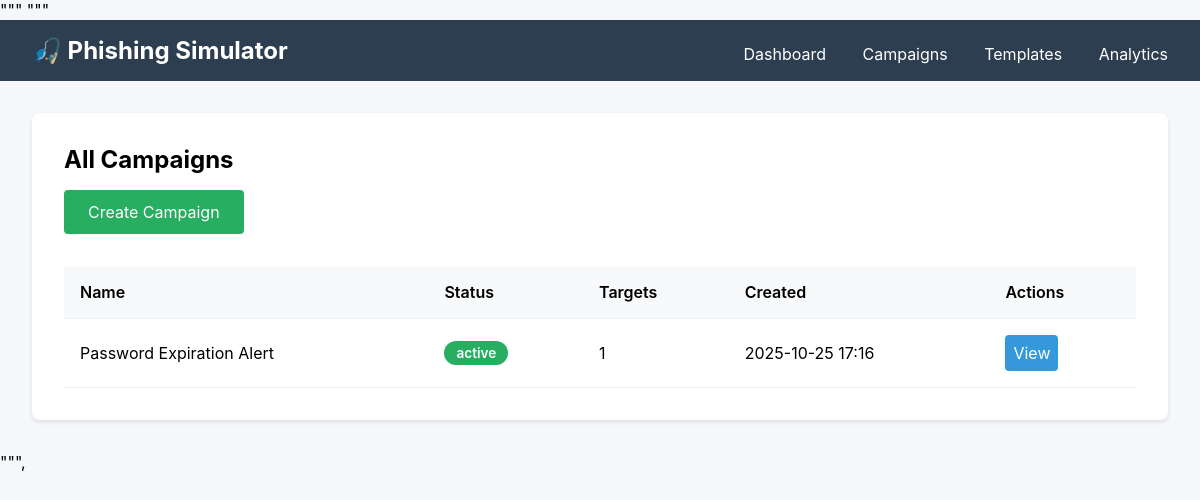
Page /campaigns on the committed database.
### app.py (models this page shows, shortened)
class Campaign(db.Model):
    id = db.Column(db.Integer, primary_key=True)
    name = db.Column(db.String(200), nullable=False)
    description = db.Column(db.Text)
    template_id = db.Column(db.Integer, db.ForeignKey('template.id'))
    created_at = db.Column(db.DateTime, default=datetime.utcnow)
    launched_at = db.Column(db.DateTime)
    status = db.Column(db.String(50), default='draft')  # draft, active, completed, paused
    targets = db.relationship('Target', backref='campaign', lazy=True, cascade='all, delete-orphan')

### app.py (the view)
@app.route('/campaigns')
def campaigns():
    all_campaigns = Campaign.query.order_by(Campaign.created_at.desc()).all()
    return render_template('campaigns.html', campaigns=all_campaigns)

### templates/campaigns.html (shortened to what this page needs)
"""{% extends "base.html" %}
{% block content %}
<div class="card">
    <h2>All Campaigns</h2>
    <a href="/campaign/create" class="btn btn-success" style="margin: 1rem 0;">Create Campaign</a>
    {% if campaigns %}
    <table>
        <thead><tr><th>Name</th><th>Status</th><th>Targets</th><th>Created</th><th>Actions</th></tr></thead>
        <tbody>
            {% for c in campaigns %}
            <tr>
                <td>{{ c.name }}</td>
                <td><span class="status-badge status-{{ c.status }}">{{ c.status }}</span></td>
                <td>{{ c.targets|length }}</td>
                <td>{{ c.created_at.strftime('%Y-%m-%d %H:%M') }}</td>
                <td><a href="/campaign/{{ c.id }}" class="btn" style="padding: 0.5rem;">View</a></td>
            </tr>
            {% endfor %}
        </tbody>
    </table>
    {% else %}
    <p style="color: #7f8c8d;">No campaigns.</p>
    {% endif %}
</div>
{% endblock %}

### templates/base.html (style rules this page uses)
* { margin: 0; padding: 0; box-sizing: border-box; }
body { font-family: -apple-system, system-ui, sans-serif; background: #f5f7fa; }
.card { background: white; border-radius: 8px; padding: 2rem; margin-bottom: 2rem; box-shadow: 0 2px 4px rgba(0,0,0,0.1); }
.btn { background: #3498db; color: white; padding: 0.75rem 1.5rem; border: none; border-radius: 4px; cursor: pointer; text-decoration: none; display: inline-block; }
.btn-success { background: #27ae60; }
table { width: 100%; border-collapse: collapse; margin-top: 1rem; }
th, td { padding: 1rem; text-align: left; border-bottom: 1px solid #ecf0f1; }
th { background: #f8f9fa; font-weight: 600; }
.status-badge { padding: 0.25rem 0.75rem; border-radius: 12px; font-size: 0.85rem; font-weight: 600; }
.status-active { background: #27ae60; color: white; }

### rows in the picture
Campaign: name "Password Expiration Alert", status "active", targets|length "1", created_at "2025-10-25 17:16"
